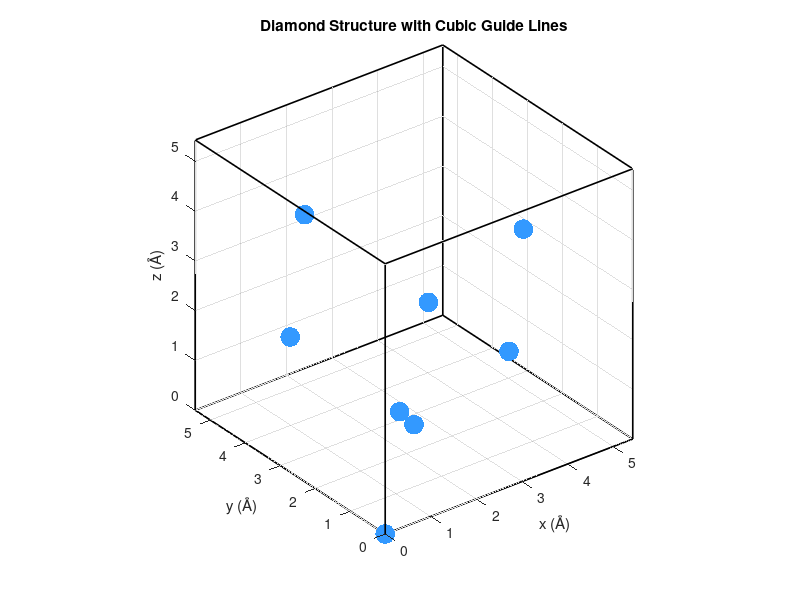

Here is the MATLAB script that generated this plot:
% Diamond structure with cubic guide lines
clc; clear; close all;

a = 5.43; % 晶格常數 (Å) - Silicon

% FCC 基底
fcc_atoms = a * [...
    0 0 0;
    0.5 0.5 0;
    0.5 0 0.5;
    0 0.5 0.5];

% 偏移晶格
offset = a * [0.25 0.25 0.25];
diamond_atoms = [fcc_atoms; fcc_atoms + offset];

figure;
scatter3(diamond_atoms(:,1), diamond_atoms(:,2), diamond_atoms(:,3), ...
    200, 'filled', 'MarkerFaceColor', [0.2 0.6 1]); hold on;

% 畫 cubic 輔助線
cube_edges = [...
    0 0 0; a 0 0;
    a 0 0; a a 0;
    a a 0; 0 a 0;
    0 a 0; 0 0 0;
    0 0 a; a 0 a;
    a 0 a; a a a;
    a a a; 0 a a;
    0 a a; 0 0 a;
    0 0 0; 0 0 a;
    a 0 0; a 0 a;
    a a 0; a a a;
    0 a 0; 0 a a];

for i = 1:2:size(cube_edges,1)
    plot3(cube_edges(i:i+1,1), cube_edges(i:i+1,2), cube_edges(i:i+1,3), ...
        'k-', 'LineWidth', 1.2);
end

axis equal;
xlabel('x (Å)'); ylabel('y (Å)'); zlabel('z (Å)');
title('Diamond Structure with Cubic Guide Lines');
grid on;
xlim([0 a]); ylim([0 a]); zlim([0 a]);